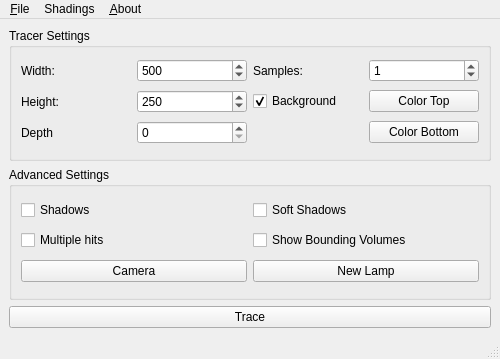
<?xml version="1.0" encoding="UTF-8"?>
<ui version="4.0">
 <class>Main</class>
 <widget class="QMainWindow" name="Main">
  <property name="geometry">
   <rect>
    <x>0</x>
    <y>0</y>
    <width>500</width>
    <height>359</height>
   </rect>
  </property>
  <property name="windowTitle">
   <string>MainWindow</string>
  </property>
  <widget class="QWidget" name="centralwidget">
   <layout class="QVBoxLayout" name="verticalLayout">
    <item>
     <widget class="QGroupBox" name="groupBox">
      <property name="title">
       <string>Tracer Settings</string>
      </property>
      <layout class="QGridLayout" name="gridLayout_2">
       <item row="0" column="1">
        <widget class="QSpinBox" name="valWidth">
         <property name="minimum">
          <number>0</number>
         </property>
         <property name="maximum">
          <number>1000</number>
         </property>
         <property name="value">
          <number>500</number>
         </property>
        </widget>
       </item>
       <item row="1" column="2">
        <widget class="QCheckBox" name="backGround">
         <property name="text">
          <string>Background</string>
         </property>
         <property name="checked">
          <bool>true</bool>
         </property>
        </widget>
       </item>
       <item row="0" column="2">
        <widget class="QLabel" name="label_2">
         <property name="text">
          <string>Samples:</string>
         </property>
        </widget>
       </item>
       <item row="0" column="3">
        <widget class="QSpinBox" name="valSamples">
         <property name="maximum">
          <number>1000</number>
         </property>
         <property name="value">
          <number>1</number>
         </property>
        </widget>
       </item>
       <item row="1" column="0">
        <widget class="QLabel" name="label_5">
         <property name="text">
          <string>Height:</string>
         </property>
        </widget>
       </item>
       <item row="0" column="0">
        <widget class="QLabel" name="label_4">
         <property name="text">
          <string>Width:</string>
         </property>
        </widget>
       </item>
       <item row="1" column="1">
        <widget class="QSpinBox" name="valHeight">
         <property name="maximum">
          <number>5000</number>
         </property>
         <property name="value">
          <number>250</number>
         </property>
        </widget>
       </item>
       <item row="1" column="3">
        <widget class="QPushButton" name="ColorTop">
         <property name="text">
          <string>Color Top</string>
         </property>
        </widget>
       </item>
       <item row="2" column="3">
        <widget class="QPushButton" name="ColorBottom">
         <property name="text">
          <string>Color Bottom</string>
         </property>
        </widget>
       </item>
       <item row="2" column="0">
        <widget class="QLabel" name="label">
         <property name="text">
          <string>Depth</string>
         </property>
        </widget>
       </item>
       <item row="2" column="1">
        <widget class="QSpinBox" name="valDepth"/>
       </item>
      </layout>
     </widget>
    </item>
    <item>
     <widget class="QGroupBox" name="groupBox_2">
      <property name="title">
       <string>Advanced Settings</string>
      </property>
      <layout class="QGridLayout" name="gridLayout_3">
       <item row="0" column="0">
        <widget class="QCheckBox" name="valShadows">
         <property name="text">
          <string>Shadows</string>
         </property>
         <property name="checked">
          <bool>false</bool>
         </property>
        </widget>
       </item>
       <item row="1" column="0">
        <widget class="QCheckBox" name="valNHits">
         <property name="text">
          <string>Multiple hits</string>
         </property>
        </widget>
       </item>
       <item row="13" column="0">
        <widget class="QPushButton" name="buttonCamera">
         <property name="text">
          <string>Camera</string>
         </property>
        </widget>
       </item>
       <item row="0" column="1">
        <widget class="QCheckBox" name="valSoftShadows">
         <property name="text">
          <string>Soft Shadows</string>
         </property>
         <property name="checked">
          <bool>false</bool>
         </property>
        </widget>
       </item>
       <item row="1" column="1">
        <widget class="QCheckBox" name="valBoundingVolumes">
         <property name="text">
          <string>Show Bounding Volumes</string>
         </property>
        </widget>
       </item>
       <item row="13" column="1">
        <widget class="QPushButton" name="lampButton">
         <property name="text">
          <string>New Lamp</string>
         </property>
        </widget>
       </item>
      </layout>
     </widget>
    </item>
    <item>
     <widget class="QPushButton" name="buttonTrace">
      <property name="text">
       <string>Trace</string>
      </property>
     </widget>
    </item>
   </layout>
  </widget>
  <widget class="QMenuBar" name="menubar">
   <property name="geometry">
    <rect>
     <x>0</x>
     <y>0</y>
     <width>500</width>
     <height>22</height>
    </rect>
   </property>
   <widget class="QMenu" name="menuFile">
    <property name="title">
     <string>&amp;File</string>
    </property>
    <addaction name="actionNew_Sphere"/>
    <addaction name="actionNew_Box"/>
    <addaction name="actionNew_Triangle"/>
    <addaction name="actionGenerate_Scene"/>
    <addaction name="actionOpen_Virtual_Scene"/>
    <addaction name="separator"/>
    <addaction name="actionTracing_Settings"/>
    <addaction name="separator"/>
    <addaction name="actionSave"/>
    <addaction name="separator"/>
    <addaction name="actionStart_and_Save_Animation"/>
    <addaction name="separator"/>
    <addaction name="actionQuit"/>
   </widget>
   <widget class="QMenu" name="menuAbout">
    <property name="title">
     <string>&amp;About</string>
    </property>
    <addaction name="actionAbout"/>
   </widget>
   <widget class="QMenu" name="menuShadings">
    <property name="title">
     <string>Shadings</string>
    </property>
    <addaction name="actionColor_Shading"/>
    <addaction name="actionNormal_Shading"/>
    <addaction name="actionBlinn_Phong"/>
    <addaction name="separator"/>
    <addaction name="actionCell_Shading"/>
    <addaction name="actionAnother_Shading"/>
    <addaction name="separator"/>
    <addaction name="actionEnvironmental_Mapping"/>
   </widget>
   <addaction name="menuFile"/>
   <addaction name="menuShadings"/>
   <addaction name="menuAbout"/>
  </widget>
  <widget class="QStatusBar" name="statusbar"/>
  <action name="actionAbout">
   <property name="text">
    <string>&amp;About</string>
   </property>
  </action>
  <action name="actionSave">
   <property name="text">
    <string>&amp;Save Frame as an Image</string>
   </property>
  </action>
  <action name="actionQuit">
   <property name="text">
    <string>&amp;Quit</string>
   </property>
  </action>
  <action name="actionGenerate_Scene">
   <property name="text">
    <string>Generate Scene</string>
   </property>
  </action>
  <action name="actionTracing_Settings">
   <property name="text">
    <string> Load SetUp</string>
   </property>
  </action>
  <action name="actionStart_and_Save_Animation">
   <property name="text">
    <string>Start and Save Animation</string>
   </property>
  </action>
  <action name="actionOpen_Virtual_Scene">
   <property name="text">
    <string>Open Virtual Scene</string>
   </property>
  </action>
  <action name="actionNormal_Shading">
   <property name="text">
    <string>Normal Shading</string>
   </property>
  </action>
  <action name="actionBlinn_Phong">
   <property name="text">
    <string>Blinn-Phong</string>
   </property>
  </action>
  <action name="actionCell_Shading">
   <property name="text">
    <string>Cell Shading</string>
   </property>
  </action>
  <action name="actionAnother_Shading">
   <property name="text">
    <string>Another Shading</string>
   </property>
  </action>
  <action name="actionColor_Shading">
   <property name="text">
    <string>Color Shading</string>
   </property>
  </action>
  <action name="actionNew_Sphere">
   <property name="text">
    <string>New Sphere</string>
   </property>
  </action>
    <action name="actionNew_Box">
   <property name="text">
    <string>New Box</string>
   </property>
  </action>
    <action name="actionNew_Triangle">
   <property name="text">
    <string>New Triangle</string>
   </property>
  </action>
  <action name="actionEnvironmental_Mapping">
   <property name="text">
    <string>Environmental Mapping</string>
   </property>
  </action>
 </widget>
 <tabstops>
  <tabstop>valWidth</tabstop>
  <tabstop>valHeight</tabstop>
  <tabstop>valSamples</tabstop>
  <tabstop>backGround</tabstop>
  <tabstop>ColorTop</tabstop>
  <tabstop>ColorBottom</tabstop>
  <tabstop>valShadows</tabstop>
  <tabstop>valNHits</tabstop>
  <tabstop>valSoftShadows</tabstop>
  <tabstop>valBoundingVolumes</tabstop>
  <tabstop>buttonCamera</tabstop>
  <tabstop>lampButton</tabstop>
  <tabstop>buttonTrace</tabstop>
 </tabstops>
 <resources/>
 <connections/>
</ui>
